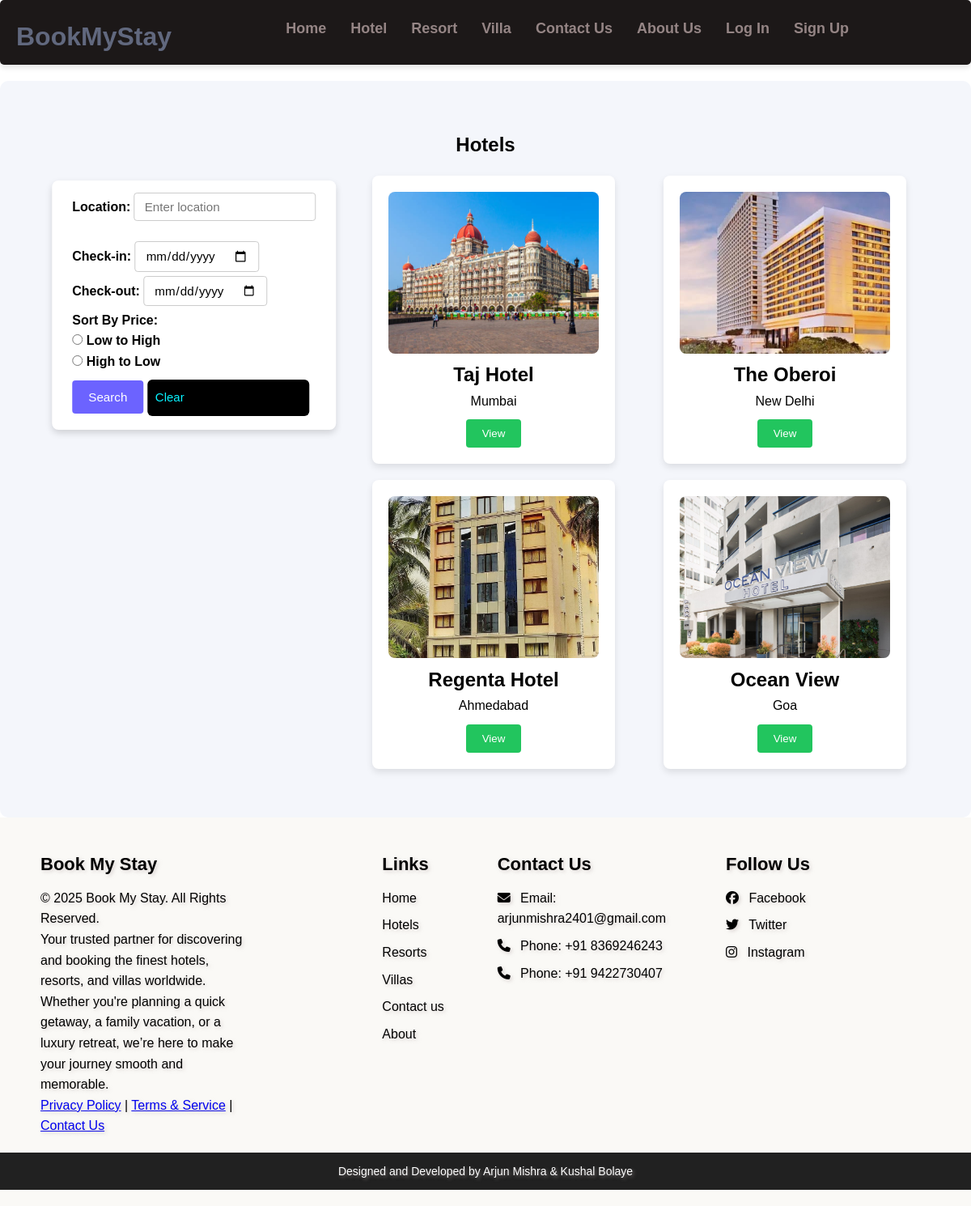
Page /hotels.php on the committed database.
### tables this page shows
CREATE TABLE `hotels1` (
  `id` int(11) NOT NULL,
  `name` varchar(255) NOT NULL,
  `location` varchar(255) NOT NULL,
  `price` decimal(10,2) NOT NULL,
  `description` text DEFAULT NULL,
  `features` text NOT NULL,
  `facilities` text NOT NULL,
  `guest_capacity` varchar(50) NOT NULL,
  `area` varchar(50) NOT NULL,
  `image_url` varchar(255) DEFAULT NULL,
  `iframe` varchar(2000) NOT NULL,
  `last_updated` timestamp NOT NULL DEFAULT current_timestamp() ON UPDATE current_timestamp()
);

### hotels.php (the view, shortened to what this page needs)
<?php
require 'includes/database.php';
$filter_location = $_GET['location'] ?? '';
$filter_sort_price = $_GET['sort_price'] ?? '';
$filter_checkin = $_GET['checkin'] ?? '';
$filter_checkout = $_GET['checkout'] ?? '';
$query = "SELECT h.id, h.name, h.location, h.image_url, h.price
          FROM hotels1 h
          WHERE 1=1";
$stmt = $conn->prepare($query);
if (!$stmt->execute()) {
    die("Execution Error: " . $stmt->error);
}
$result = $stmt->get_result();
$city = isset($_GET['location']) ? urldecode($_GET['location']) : 'this city';
?>
<!DOCTYPE html>
<html lang="en">
<head>
  <link rel="stylesheet" href="styles.css">
</head>
<body>
  <?php include './includes/header.php'; ?>
  <section class="section-hotels">
    <h1>Hotels</h1>
    <div class="main">
      <div class="search-bar-container1">
        <form action="hotels.php" method="GET">
          <div class="loca">
            <label for="location">Location:</label>
            <input type="text" id="location" name="location" placeholder="Enter location" value="<?= htmlspecialchars($filter_location) ?>">
          </div>
          <div>
            <label for="checkin">Check-in:</label>
            <input type="date" name="checkin" value="<?= htmlspecialchars($filter_checkin) ?>" min="<?= date('Y-m-d'); ?>">
            <br>
            <label for="checkout">Check-out:</label>
            <input type="date" name="checkout" value="<?= htmlspecialchars($filter_checkout) ?>" min="<?= date('Y-m-d'); ?>">
          </div>
          <div>
            <label>Sort By Price:</label>
            <div>
              <input type="radio" id="low_to_high" name="sort_price" value="low_to_high" <?= $filter_sort_price === "low_to_high" ? 'checked' : '' ?>>
              <label for="low_to_high">Low to High</label>
            </div>
            <div>
              <input type="radio" id="high_to_low" name="sort_price" value="high_to_low" <?= $filter_sort_price === "high_to_low" ? 'checked' : '' ?>>
              <label for="high_to_low">High to Low</label>
            </div>
          </div>
          <button type="submit" class="btn">Search</button>
          <a href="hotels.php" class="clear-btn">Clear</a>
        </form>
      </div>
      <div class="hotel-list">
        <?php
        if ($result->num_rows > 0) {
            while ($hotel = $result->fetch_assoc()) {
                echo "
                <div class='hotel-item'>
                  <img src='" . htmlspecialchars($hotel['image_url']) . "' alt='" . htmlspecialchars($hotel['name']) . "'>
                  <h2>" . htmlspecialchars($hotel['name']) . "</h2>
                  <p>" . htmlspecialchars($hotel['location']) . "</p>
                  <a href='hoteldetail.php?id=" . urlencode($hotel['id']) . "'><button>View</button></a>
                </div>";
            }
        } else {
               echo "<p>No Hotels available in " . htmlspecialchars($city) . "</p>";
        }
        ?>
      </div>
    </div>
  </section>
  <?php include './includes/footer.php'; ?>
</body>
</html>

### styles.css (style rules this page uses)
body { font-family: Arial, sans-serif; margin: 0; padding: 0; box-sizing: border-box; margin-top: 100px; }
.main { display: flex; flex-wrap: wrap; justify-content: left; }
h1 { text-align: center; margin: 20px 0; }
.hotel-list, .resort-list, .villa-list { display: flex; flex-wrap: wrap; margin-left: 380px; gap: 20px; justify-content: space-around; padding: 20px; margin-top: -354px; height: 100%; width: 90%; }
.hotel-item, .resort-item, .villa-item { background-color: white; padding: 20px; border-radius: 8px; box-shadow: 0 4px 8px rgba(0, 0, 0, 0.1); width: 300px; text-align: center; }
.hotel-item img, .resort-item img, .villa-item img { width: 100%; border-radius: 8px; height: 200px; object-fit: cover; }
button { padding: 10px 20px; background-color:#22c55e; color: white; border: none; border-radius: 4px; cursor: pointer; margin-top: 10px; }
.search-bar-container1 { position: relative; margin-top: 5px; margin-left: 200px; transform: translateX(-50%); background-color: white; padding: 15px 25px; border-radius: 8px; margin-bottom: 20px; box-shadow: 0 4px 8px rgba(0, 0, 0, 0.15); display: flex; align-items: center; gap: 20px; height: 250x; }
.search-bar-container1 select, .search-bar-container1 input, .search-bar-container1 button { padding: 8px 12px; border: 1px solid white; border-radius: 4px; font-size: 0.95rem; background-color: white; font-family: Arial, sans-serif; margin-bottom: 5px; }
.loca { margin-bottom: 20px; }
.search-bar-container1 label { font-size: 1rem; font-weight: 600; margin-bottom: 15px; }
.search-bar-container1 input { padding: 8px 12px; border: 1px solid #ccc; border-radius: 4px; font-size: 0.95rem; }
.search-bar-container1 .btn { background-color: #6C63FF; color: white; border: none; padding: 12px 20px; font-size: 0.95rem; cursor: pointer; border-radius: 4px; transition: background-color 0.3s ease; }
.clear-btn { display: inline-block; padding: 12px 20px; height: 45px; font-size: 14px; color: #fff; background-color: #d9534f; text-decoration: none; border-radius: 5px; transition: background-color 0.3s ease; }

### assets/css/styles.css (style rules this page uses)
* { margin: 0; padding: 0; box-sizing: border-box; }
body { font-family: Arial, sans-serif; line-height: 1.6; }
.section-hotels { background-color: #f4f6fb; padding: 40px; border-radius: 10px; }
.clear-btn { width: 200px; padding: 10px; background-color: #000000; color: rgb(8, 243, 255); border: none; border-radius: 6px; font-size: 15px; cursor: pointer; }

### rows in the picture
hotels1: shows a picture, name "Taj Hotel", location "Mumbai"
hotels1: shows a picture, name "The Oberoi", location "New Delhi"
hotels1: shows a picture, name "Regenta Hotel", location "Ahmedabad"
hotels1: shows a picture, name "Ocean View", location "Goa"
